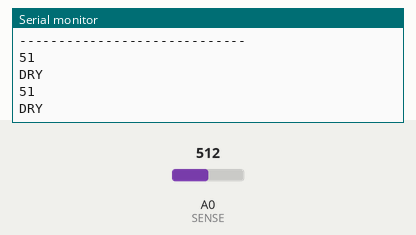
Simulated run of this sketch. Board: Arduino Uno, built with avr-gcc and run on an emulated ATmega328P. Parts: the last lines printed to the serial monitor. The test bench sets the inputs (shaded band); at power-on: A0 (SENSE) = 512.

Above: at 1.8 s.
1.9 s: A0 (SENSE) set to 492
At 2.5 s:
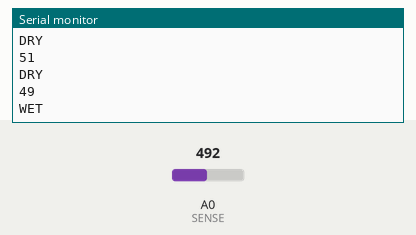
4.5 s: A0 (SENSE) set to 306
At 5.8 s:
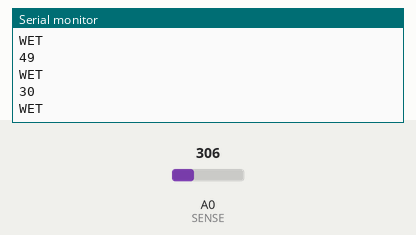
Timing chart, 0 to 7.5 s (numbered marks = the images above; inputs shaded):
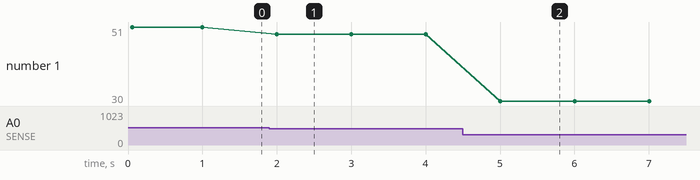

The sketch:

soilMoistureSensor_ArduinoCode.ino
```cpp
    int SENSE= 0; // Soil Sensor input at Analog PIN A0
    int value= 0;
    void setup() {
       Serial.begin(9600);
       Serial.println("SOIL MOISTURE SENSOR");
       Serial.println("-----------------------------");
    }
    void loop() {
       value= analogRead(SENSE);
       value= value/10;
       Serial.println(value);
       if(value<50)
       {
          Serial.println("WET");
       }
       else
       {
          Serial.println("DRY");
       }
       delay(1000);

    }
```

Measured:
- the behaviour switches between 500 and 499 on A0 (SENSE) (found by bisection; images 0 and 1)
- after the input at 1.9 s, the serial monitor: prints a new line after 0.10 s (image 1)
- after the input at 4.5 s, the serial monitor: prints a new line after 0.50 s (image 2)
- plotted number 1: 51 → 49 after the input at 1.9 s, 49 → 30 after the input at 4.5 s
